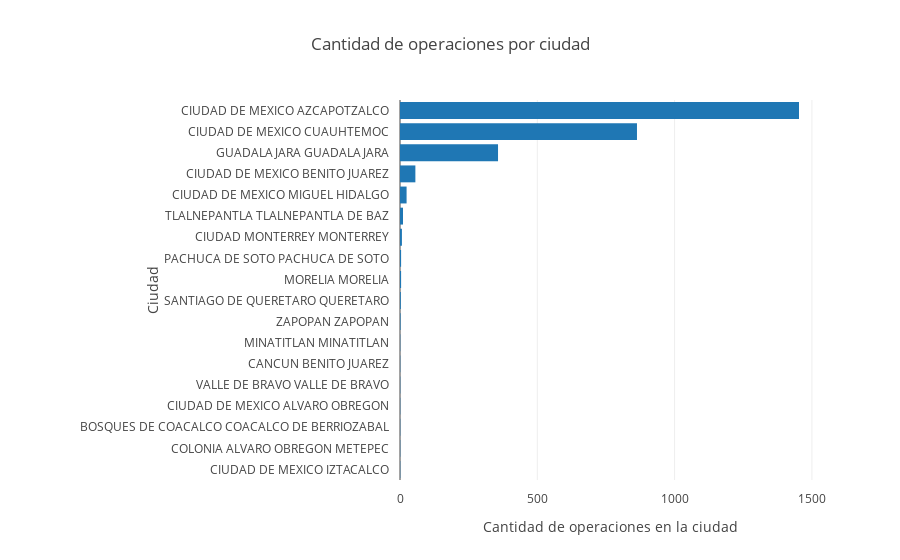

This figure's notebook cell:
### Markdown cell above
En la imagen anterior se visualiza la cantidad de llamadas registradas por cada hora del día, de donde se puede inferir el horario de descanso del usuario, así como su hora de mayor actividad.

### Code cell
ciudades = att[np.bitwise_and(att["Ciudad"] != "0",att["Ciudad"] != "90150001")]["Ciudad"].value_counts().sort_values()
plotly.offline.iplot({"data":[go.Bar(y=ciudades.index,x=ciudades.values,orientation="h")],"layout":{'title':'Cantidad de operaciones por ciudad','margin':{'pad':10,'l':400},'yaxis':{'type':'category','title':'Ciudad'},'xaxis':{'title':'Cantidad de operaciones en la ciudad'}}})

### Figure 1 — Plotly figure (JSON) as saved in the notebook; plotly's stock layout.template omitted (floating-point values rounded to 4 significant figures)
{"data": [{"orientation": "h", "type": "bar", "x": [1, 1, 1, 1, 1, 1, 1, 2, 3, 4, 4, 7, 11, 24, 56, 357, 863, 1453], "y": ["CIUDAD DE MEXICO IZTACALCO", "COLONIA ALVARO OBREGON\rMETEPEC", "BOSQUES DE COACALCO COACALCO\rDE BERRIOZABAL", "CIUDAD DE MEXICO ALVARO\rOBREGON", "VALLE DE BRAVO VALLE DE BRAVO", "CANCUN BENITO JUAREZ", "MINATITLAN MINATITLAN", "ZAPOPAN ZAPOPAN", "SANTIAGO DE QUERETARO\rQUERETARO", "MORELIA MORELIA", "PACHUCA DE SOTO PACHUCA DE\rSOTO", "CIUDAD MONTERREY MONTERREY", "TLALNEPANTLA TLALNEPANTLA DE\rBAZ", "CIUDAD DE MEXICO MIGUEL\rHIDALGO", "CIUDAD DE MEXICO BENITO JUAREZ", "GUADALAJARA GUADALAJARA", "CIUDAD DE MEXICO CUAUHTEMOC", "CIUDAD DE MEXICO AZCAPOTZALCO"]}], "layout": {"margin": {"l": 400, "pad": 10}, "title": "Cantidad de operaciones por ciudad", "xaxis": {"title": "Cantidad de operaciones en la ciudad"}, "yaxis": {"title": "Ciudad", "type": "category"}}}
